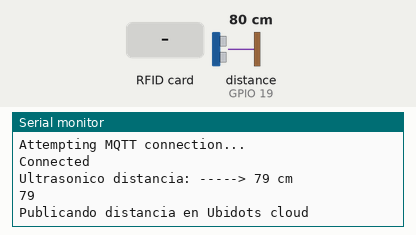
The sketch below on a simulated ESP32. On the bench: the last lines printed to the serial monitor. Wiring (inferred from the names in the program): ultrasonic range finder: trigger GPIO 21; echo GPIO 19. The inputs (shaded band) are chosen by the test bench; at power-on: distance to the obstacle (sensor on GPIO 19) 80 cm. The echo pulse lasts 58.3 µs per cm; WiFi joins after 1.5 s; servers stay silent unless stated; no MQTT or app messages arrive unless stated.

Above: at 2.7 s.
2.8 s: RFID card 5E 7A 19 C4 held to the reader
At 4.6 s:
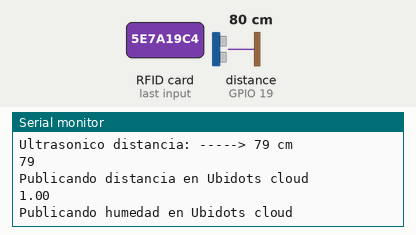
5.1 s: distance to the obstacle (sensor on GPIO 19) set to 2 cm
At 6.2 s:
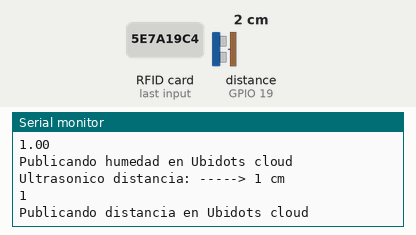
6.6 s: distance to the obstacle (sensor on GPIO 19) set to 4 cm
At 8.7 s:
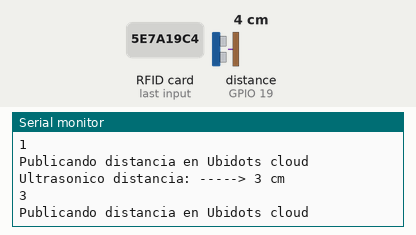
Timing chart, 0 to 10.2 s (numbered marks = the images above; inputs shaded):
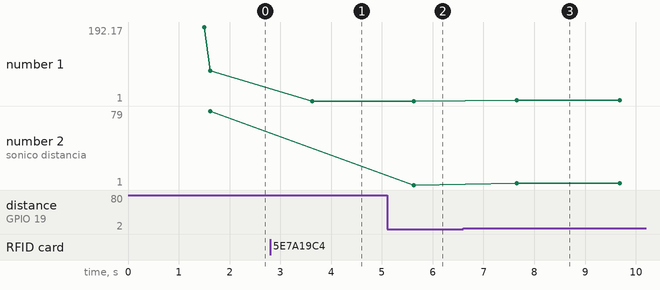

The sketch:

sketch_dec2a.ino
```cpp
/****************************************
 * Include Libraries
 ****************************************/
#include <WiFi.h>
#include <PubSubClient.h>
#include <SPI.h>
#include <MFRC522.h>


/****************************************
 * Define Constants
 ****************************************/
#define WIFISSID "redo" //WIFI SSID aqui
#define PASSWORD "012345678" // WIFI pwd

#define TOKEN "BBFF-rhBHNkJi0blvHmtCLAcD65AkKNVIAQ" // Ubidots TOKEN name el mismo que usamos en clase
#define MQTT_CLIENT_NAME "BBFF-e151f0d2b981b22d3548b43e1693ae9badf" //ID del cliente, 8 a 12 chars alfanumericos (ASCII), debe ser random y unico dif a otros devices


/*Ultrasonico*/
#define U_sonic_Trig  21
#define U_sonic_Echo  19
//#define led 13
#define DEVICE_LABEL "proyecto" // Nombre del dispositivo a crear


#define RST_PIN         9          // Configurable, see typical pin layout above
//MOSI 16
//MISO 15
//SCK 14
#define SS_PIN          17         // nfigurable, see typical pin layout above
#define VARIABLE_LABEL_dist "distancia" // Variable Temperatura
#define VARIABLE_LABEL_rfid "id" // Variable Humedad
#define RTS_PIN          22
#define SIZE_BUFFER     18
#define MAX_SIZE_BLOCK  16
#define led_azul 18
#define led_yellow 23
#define led_red 4


void readingData(void);


MFRC522 rfid = MFRC522(SS_PIN);  // Create MFRC522 instance
//used in authentication
MFRC522::MIFARE_Key key;
//authentication return status code
MFRC522::StatusCode status;


char mqttBroker[]  = "industrial.api.ubidots.com";
char payload[200]; // Leer y entender el payload aqui una de tantas referencias "https://techterms.com/definition/payload"
char topic[150]; //Espacio para el nombre del topico

// Space to store values to send
char str_dist[10];
char str_rfid[10];


/****************************************
 * Funciones auxiliares
 ****************************************/
WiFiClient ubidots;
PubSubClient client(ubidots);

void callback(char* topic, byte* payload, unsigned int length) {
  char p[length + 1];
  memcpy(p, payload, length);
  p[length] = NULL;
  String message(p);
  Serial.write(payload, length);
  Serial.println(topic);
}

void reconnect() {
  // Loop until we're reconnected
  while (!client.connected()) {
    Serial.println("Attempting MQTT connection...");

    // Attemp to connect
    if (client.connect(MQTT_CLIENT_NAME, TOKEN, "")) {
      Serial.println("Connected");
    } else {
      Serial.print("Failed, rc=");
      Serial.print(client.state());
      Serial.println(" try again in 2 seconds");
      // Wait 2 seconds before retrying
      delay(2000);
    }
  }
}

/****************************************
 * Main Functions
 ****************************************/
void setup() {

//*Para Ultrasonico*/

  pinMode(U_sonic_Trig, OUTPUT); //pin como salida
//  pinMode(led, OUTPUT); //pin como salida

  pinMode(U_sonic_Echo, INPUT);  //pin como entrada
  digitalWrite(U_sonic_Trig, LOW);//Inicializamos el pin con 0
//  digitalWrite(led, HIGH);//Inicializamos el pin con 0

    Serial.begin(115200);

  WiFi.begin(WIFISSID, PASSWORD);


  Serial.println();
  Serial.print("Wait for WiFi...");

  while (WiFi.status() != WL_CONNECTED) {
    Serial.print(".");
    delay(500);
  }

  Serial.println("");
  Serial.println("WiFi Connected");
  Serial.println("IP address: ");
  Serial.println(WiFi.localIP());
  client.setServer(mqttBroker, 1883);
  client.setCallback(callback);


	SPI.begin();			// Init SPI bus
	rfid.PCD_Init();		// Init MFRC522
	delay(4);				// Optional delay. Some board do need more time after init to be ready, see Readme
	rfid.PCD_DumpVersionToSerial();	// Show details of PCD - MFRC522 Card Reader details
	Serial.println(F("Scan PICC to see UID, SAK, type, and data blocks..."));


}

void loop() {
  if (!client.connected()) {
    reconnect();
  }

  /*__________________SENSOR ULTRASONICO_____________________________________________*/

  long tiempo; //timepo que demora en llegar el eco
  long d; //distancia en centimetros
  digitalWrite(U_sonic_Trig, HIGH);
  delayMicroseconds(10);          //Enviamos un pulso de 10us
  digitalWrite(U_sonic_Trig, LOW);
  tiempo = pulseIn(U_sonic_Echo, HIGH); //obtenemos el ancho del pulso
  d = tiempo/59;             //escalamos el tiempo a una distancia en cm
  Serial.print("Ultrasonico distancia: -----> ");
  Serial.print(d);      //Enviamos serialmente el valor de la distancia
  Serial.print(" cm");
  Serial.println();


 // Publica en el topic de distancia
  sprintf(topic, "%s%s", "/v1.6/devices/", DEVICE_LABEL);
  sprintf(payload, "%s", ""); // Cleans the payload
  sprintf(payload, "{\"%s\":", VARIABLE_LABEL_dist); // Adds the variable label

  Serial.println(d); // Imprime temperatura en el serial monitor

  /* numero maximo 4 precision 2 y convierte el valor a string*/
  dtostrf(d, 4, 2, str_dist);

  sprintf(payload, "%s {\"value\": %s", payload, str_dist); // formatea el mensaje a publicar
  sprintf(payload, "%s } }", payload); // cierra el mensaje
  Serial.println("Publicando distancia en Ubidots cloud");
  client.publish(topic, payload);

  delay(2000); // 15 segundos en milisegundos entre publicaciones en ubidots  // Aguarda a aproximacao do cartao

   //waiting the card approach
  if ( ! rfid.PICC_IsNewCardPresent())
  {
    return;
  }
  // Select a card
  if ( ! rfid.PICC_ReadCardSerial())
  {
    return;
  }

    // Dump debug info about the card; PICC_HaltA() is automatically called
  rfid.PICC_DumpToSerial(&(rfid.uid)); //call menu function and retrieve the desired option
  readingData();

  // Publica en el topic de humedad
  sprintf(topic, "%s%s", "/v1.6/devices/", DEVICE_LABEL);
  sprintf(payload, "%s", ""); // Cleans the payload
  sprintf(payload, "{\"%s\":", VARIABLE_LABEL_rfid); // Adds the variable label
  float h1 = 1;

  Serial.println(h1); // Imprime temperatura en el serial monitor

  /* numero maximo 4 precision 2 y convierte el valor a string*/
  dtostrf(h1, 4, 2, str_rfid);

  sprintf(payload, "%s {\"value\": %s", payload, str_rfid); // formatea el mensaje a publicar
  sprintf(payload, "%s } }", payload); // cierra el mensaje
  Serial.println("Publicando humedad en Ubidots cloud");
  client.publish(topic, payload);

  client.loop();
  delay(2000); // 15 segundos en milisegundos entre publicaciones en ubidots
}

void readingData()
{
  //prints the technical details of the card/tag
  rfid.PICC_DumpDetailsToSerial(&(rfid.uid));

  //prepare the key - all keys are set to FFFFFFFFFFFFh
  for (byte i = 0; i < 6; i++) key.keyByte[i] = 0xFF;

  //buffer for read data
  byte buffer[SIZE_BUFFER] = {0};

  //the block to operate
  byte block = 1;
  byte size = SIZE_BUFFER; //</p><p>  //authenticates the block to operate
  status = rfid.PCD_Authenticate(MFRC522::PICC_CMD_MF_AUTH_KEY_A, block, &key, &(rfid.uid)); //line 834 of MFRC522.cpp file
  if (status != MFRC522::STATUS_OK) {
    Serial.print(F("Authentication failed: "));
    Serial.println(rfid.GetStatusCodeName(status));
    delay(1000);
    return;
  }
}
```

Measured:
- after the input at 2.8 s, the serial monitor: prints a new line after 0.82 s (image 1)
- after the input at 5.1 s, the serial monitor: prints a new line after 0.53 s (image 2)
- after the input at 6.6 s, the serial monitor: prints a new line after 1.1 s (image 3)
- plotted number 1: 79 → 1 after the input at 2.8 s, 1 → 3 after the input at 6.6 s
- plotted number 2: 1 → 3 after the input at 6.6 s
